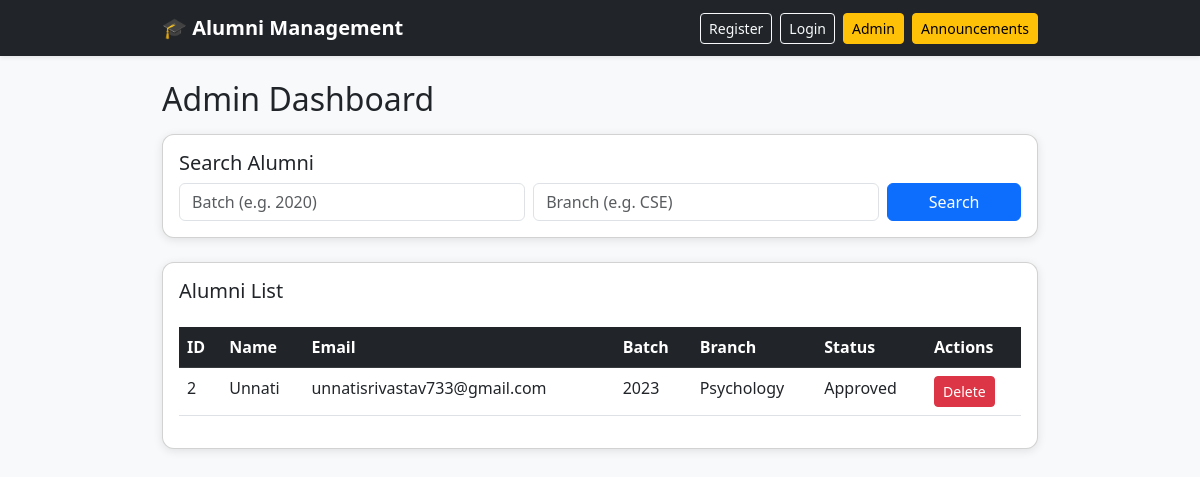
The app's page /admin-dashboard (signed in) with its own data.
### tables this page shows
CREATE TABLE alumni (
                        id INTEGER PRIMARY KEY AUTOINCREMENT,
                        name TEXT,
                        email TEXT UNIQUE,
                        password TEXT,
                        batch TEXT,
                        branch TEXT
                    , work_experience TEXT, achievements TEXT, approved INTEGER DEFAULT 0);

### app.py (the view, shortened to what this page needs)
@app.route("/admin-dashboard", methods=["GET", "POST"])
def admin_dashboard():
    if "admin" not in session:
        return redirect(url_for("admin_login"))
    conn = sqlite3.connect("database.db")
    cursor = conn.cursor()
    cursor.execute("PRAGMA table_info(alumni)")
    columns = [col[1] for col in cursor.fetchall()]
    if "approved" not in columns:
        cursor.execute("ALTER TABLE alumni ADD COLUMN approved INTEGER DEFAULT 0")
        conn.commit()
    query = "SELECT id, name, email, batch, branch, approved FROM alumni"
    filters = []
    params = []
    cursor.execute(query, params)
    alumni_list = cursor.fetchall()
    conn.close()
    return render_template("admin_dashboard.html", alumni_list=alumni_list)

### templates/admin_dashboard.html (shortened to what this page needs)
{% extends "base.html" %}
{% block content %}
<h2 class="mb-3">Admin Dashboard</h2>
<div class="card p-3 mb-4">
    <h5>Search Alumni</h5>
    <form method="POST" class="row g-2">
        <div class="col-md-5">
            <input type="text" name="batch" placeholder="Batch (e.g. 2020)" class="form-control">
        </div>
        <div class="col-md-5">
            <input type="text" name="branch" placeholder="Branch (e.g. CSE)" class="form-control">
        </div>
        <div class="col-md-2">
            <button type="submit" class="btn btn-primary w-100">Search</button>
        </div>
    </form>
</div>
<div class="card p-3">
    <h5>Alumni List</h5>
    <table class="table table-hover mt-3">
        <thead class="table-dark">
            <tr>
                <th>ID</th>
                <th>Name</th>
                <th>Email</th>
                <th>Batch</th>
                <th>Branch</th>
                <th>Status</th>
                <th>Actions</th>
            </tr>
        </thead>
        <tbody>
            {% for alumni in alumni_list %}
            <tr>
                <td>{{ alumni[0] }}</td>
                <td>{{ alumni[1] }}</td>
                <td>{{ alumni[2] }}</td>
                <td>{{ alumni[3] }}</td>
                <td>{{ alumni[4] }}</td>
                <td>{% if alumni[5] == 1 %}Approved{% else %}Pending{% endif %}</td>
                <td>
                    <form method="post" style="display:inline;">
                        <button type="submit" class="btn btn-danger btn-sm">Delete</button>
                    </form>
                </td>
            </tr>
            {% endfor %}
        </tbody>
    </table>
</div>
{% endblock %}

### templates/base.html (style rules this page uses)
body { background: #f8f9fa; }
.card { border-radius: 12px; box-shadow: 0px 2px 10px rgba(0,0,0,0.1); }

### records on screen
alumni: id "2", name "Unnati", email "unnatisrivastav733@gmail.com", batch "2023", branch "Psychology", approved "Approved"
